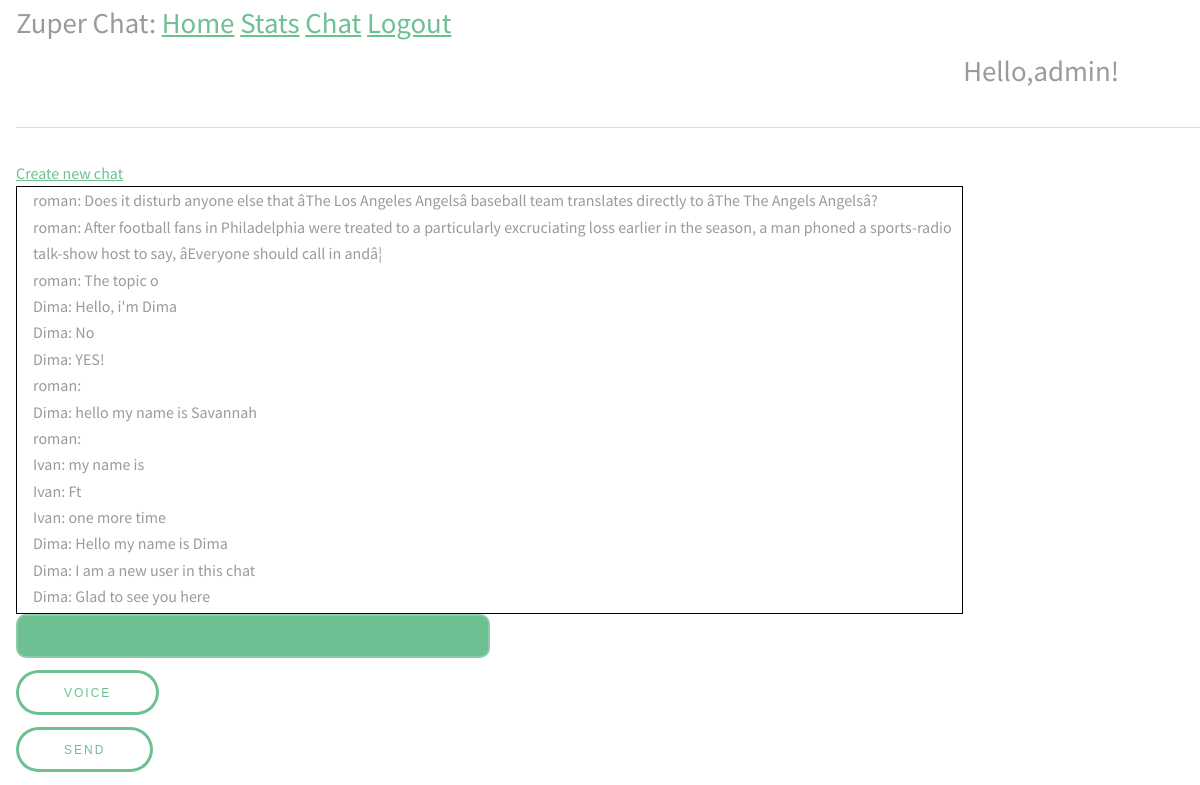
Page /chat (signed in) on the committed database.
### app/models.py (models this page shows, shortened)
class User(UserMixin, db.Model):
    id = db.Column(db.Integer, primary_key=True)
    username = db.Column(db.String(64), index=True, unique=True)
    email = db.Column(db.String(120), index=True, unique=True)
    password_hash = db.Column(db.String(128))
    chats = db.relationship('Chat', secondary=chats_users, backref=db.backref('users', lazy='dynamic'))

class Message(db.Model):
    id = db.Column(db.Integer, primary_key=True)
    body = db.Column(db.String(140))
    timestamp = db.Column(db.DateTime, index=True, default=datetime.utcnow)
    user_id = db.Column(db.Integer, db.ForeignKey('user.id'))
    chat_id = db.Column(db.Integer, db.ForeignKey('chat.id'), default='chat')

### app/routes.py (the view)
@app.route('/chat')
def chat():
    if not current_user.is_authenticated:
        return redirect(url_for('login'))
    for_sending = []
    for i in get_previous_messages():
        for_sending.append([(User.query.filter_by(id = i.user_id).first().username),i.body])
    for_sending = for_sending[::-1]
    return render_template('chat.html',previous_messages=for_sending)

### app/models.py (called while the page is built)
@login.user_loader
def load_user(id):
    return User.query.get(int(id))

def get_previous_messages(quantity=15, chat_id='chat'):
    messages_for_sending =  Message.query.filter_by(chat_id=chat_id).order_by(Message.id.desc()).limit(quantity).all()
    return messages_for_sending

### app/templates/chat.html (shortened to what this page needs)
{% extends "base.html" %}
{% block content %}
<a href="{{url_for('create_new_chat')}}">Create new chat</a>
<div class="Dmessages">
<ul id="messages">
{% set j = previous_messages|length %}
{% for i in range(previous_messages|length) %}
{{ previous_messages[i][0] }}: {{ previous_messages[i][1] }}
<br>
{% endfor %}
</ul>
</div>
<input type="text" id="myMessage">
<button id="sendvoice">Voice</button>
<br>
<button id="sendbutton">Send</button>
<br>
{% endblock %}

### app/templates/base.html (shortened to what this page needs)
<html>
    <head>
        <link rel="stylesheet" href="{{ url_for('static', filename='css/main.css') }}">
    </head>
    <body>
        <div style="font-size:180%">
            Zuper Chat:
            <a href="{{ url_for('index') }}">Home</a>
            <a href="{{ url_for('stats') }}">Stats</a>
            {% if current_user.is_anonymous %}
            <a href="{{ url_for('login') }}">Login</a>
            <a href="{{ url_for('register') }}">Register</a>
            {% else %}
            <a href="{{ url_for('chat') }}">Chat</a>
            <a href="{{ url_for('logout') }}">Logout</a>
            <p style="margin-left:80%;">Hello,{{current_user.username}}!</p>
            {% endif %}
        </div>
        <hr>
        {% block content %}{% endblock %}
    </body>
</html>

### app/static/css/main.css (style rules this page uses)
html, body, div, span, applet, object, iframe, h1, h2, h3, h4, h5, h6, p, blockquote, pre, a, abbr, acronym, address, big, cite, code, del, dfn, em, img, ins, kbd, q, s, samp, small, strike, strong, sub, sup, tt, var, b, u, i, center, dl, dt, dd, ol, ul, li, fieldset, form, label, legend, table, caption, tbody, tfoot, thead, tr, th, td, article, aside, canvas, details, embed, figure, figcaption, footer, header, hgroup, menu, nav, output, ruby, section, summary, time, mark, audio, video { margin: 0; padding: 0; border: 0; font-size: 100%; font: inherit; vertical-align: baseline; }
body { line-height: 1; }
ol, ul { list-style: none; }
body { -webkit-text-size-adjust: none; }
*, *:before, *:after { -moz-box-sizing: border-box; -webkit-box-sizing: border-box; box-sizing: border-box; }
body { -ms-overflow-style: scrollbar; }
body { background: #fff; margin-left: 1em; }
body, input, select, textarea { color: #9a9a9a; font-family: "Source Sans Pro", Arial, Helvetica, sans-serif; font-size: 1.3em; font-weight: 400; line-height: 1.65; }
@media screen and (max-width: 1680px) { body, input, select, textarea { font-size: 12pt; } }
@media screen and (max-width: 1280px) { body, input, select, textarea { font-size: 12pt; } }
a { color: #6cc091; text-decoration: underline; }
p { font-size: 1em; }
hr { border: 0; border-bottom: solid 1px #dbdbdb; margin: 2em 0; }
input[type="text"], input[type="password"], input[type="email"], input[type="tel"], select, textarea { -moz-appearance: none; -webkit-appearance: none; -ms-appearance: none; appearance: none; background: #6cc091; border-radius: 10px; border: none; border: solid 2px #8dcca9; color: #fff; display: block; outline: 0; padding: 0 1em; text-decoration: none; width: 40%; }
input[type="text"], input[type="password"], input[type="email"], select { height: 2.75em; }
ul { list-style: disc; margin: 0 0 2em 0; padding-left: 1em; }
input[type="submit"], input[type="reset"], input[type="button"], button, .button { -moz-appearance: none; -webkit-appearance: none; -ms-appearance: none; appearance: none; -moz-transition: background-color 0.2s ease-in-out, color 0.2s ease-in-out; -webkit-transition: background-color 0.2s ease-in-out, color 0.2s ease-in-out; -ms-transition: background-color 0.2s ease-in-out, color 0.2s ease-in-out; transition: background-color 0.2s ease-in-out, color 0.2s ease-in-out; background-color: transparent; box-shadow: inset 0 0 0 3px #6cc091; color: #6cc091 !important; border-radius: 30px; border: 0; cursor: pointer; display: inline-block; font-size: .75em; font-weight: 400; height: 3.75em; line-height: 3.85em; letter-spacing: 2px; padding: 0 4em; margin-top: 1em; text-align: center; text-decoration: none; text-transform: uppercase; white-space: nowrap; }

### app/templates/chat.html (style rules this page uses)
.Dmessages { overflow: auto; width: 80%; max-height: 50%; padding 5px; border: solid 1px black; }

### rows in the picture
User: username "admin"
User: username "roman" "roman" "roman" "roman" "roman"
Message: body "Does it disturb anyone else that âThe Los Angeles Angelsâ baseball team translates directly to âThe The Angels Angelsâ?"
Message: body "After football fans in Philadelphia were treated to a particularly excruciating loss earlier in the season, a man phoned a sports-radio talk-show host to say, âEveryone should call in andâ¦"
Message: body "The topic o"
User: username "Dima" "Dima" "Dima" "Dima" "Dima" "Dima" "Dima"
Message: body "Hello, i'm Dima"
Message: body "No"
Message: body "YES!"
Message: body "hello my name is Savannah"
User: username "Ivan" "Ivan" "Ivan"
Message: body "my name is"
Message: body "Ft"
Message: body "one more time"
Message: body "Hello my name is Dima"
Message: body "I am a new user in this chat"
Message: body "Glad to see you here"
